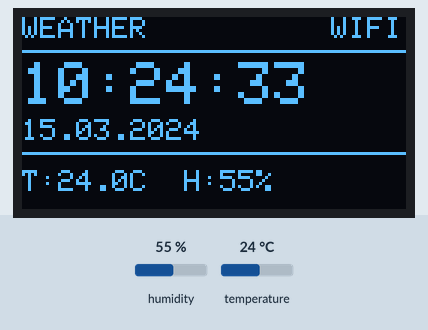
The sketch below on a simulated ESP32. On the bench: 128×64 one-colour display. Inputs (shaded band) come from the test bench; at power-on: humidity 55 %, temperature 24 °C. WiFi joins after 1.5 s; servers stay silent unless stated; the local clock reads 2024-03-15 10:24:30 at power-on unless the sketch sets it; what the sketch prints to the serial monitor is not drawn.

Above: at 4.1 s.
4.2 s: humidity set to 88 %
At 10.3 s:
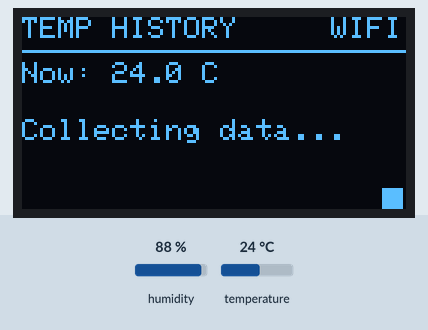
11.4 s: temperature set to 12 °C
At 16.4 s:
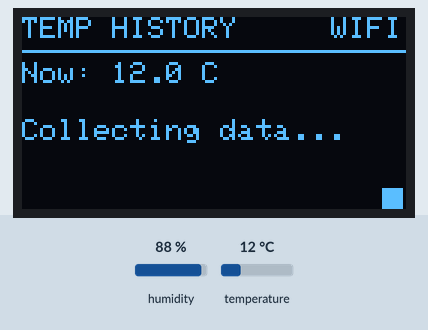
20.4 s: humidity set to 22 %
At 25.1 s:
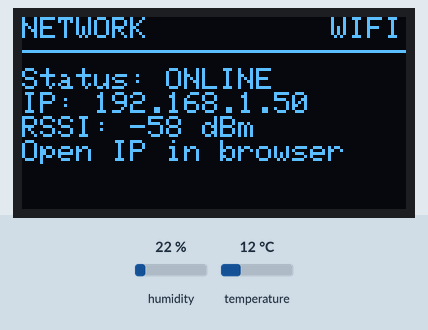
25.4 s: temperature set to 33 °C
At 28.3 s:
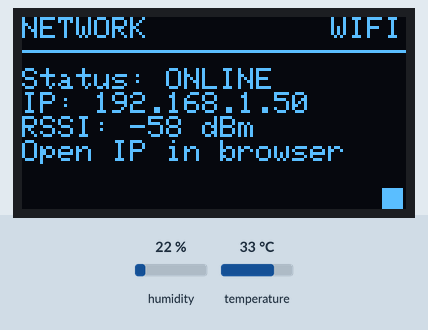
32.8 s: temperature set to 19 °C
At 39.0 s:
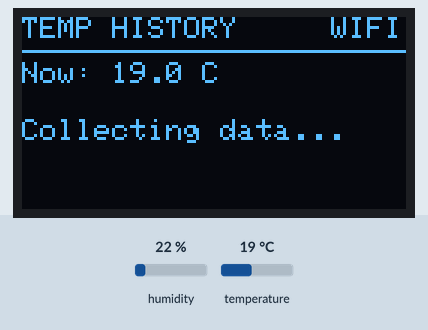
39.5 s: temperature set to 28 °C
At 43.8 s:
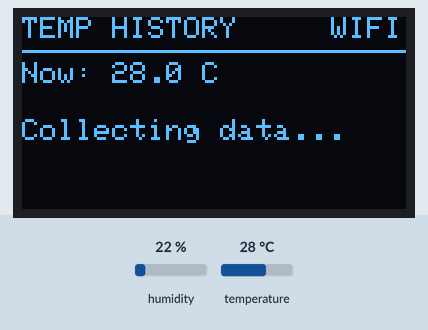
Timing chart, 0 to 45.3 s (numbered marks = the images above; inputs shaded):
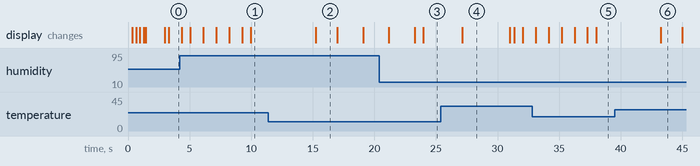

The sketch:

Weather_Station.ino
```cpp
#include <WiFi.h>
#include <WebServer.h>
#include <time.h>
#include <Wire.h>
#include <Adafruit_GFX.h>
#include <Adafruit_SSD1306.h>
#include <DHT.h>
#include <math.h>

// Wi-Fi credentials. Keep these private.
// Copy secrets.example.h to secrets.h and add your Wi-Fi credentials.
#include "secrets.h"

const char* ssid = WIFI_SSID;
const char* password = WIFI_PASSWORD;

#define SCREEN_WIDTH 128
#define SCREEN_HEIGHT 64
#define DHTPIN 4
#define DHTTYPE DHT11
Adafruit_SSD1306 display(SCREEN_WIDTH, SCREEN_HEIGHT, &Wire, -1);
DHT dht(DHTPIN, DHTTYPE);
WebServer server(80);

const char* timezone = "CET-1CEST,M3.5.0,M10.5.0/3";
const size_t HISTORY_SIZE = 60;
float tempHistory[HISTORY_SIZE];
float humHistory[HISTORY_SIZE];
size_t historyCount = 0, historyNext = 0;
float temperature = NAN, humidity = NAN;
float minTemp = NAN, maxTemp = NAN, sumTemp = 0;
float minHum = NAN, maxHum = NAN, sumHum = 0;
unsigned long sampleCount = 0;
unsigned long lastSensorRead = 0, lastWifiCheck = 0, lastScreenDraw = 0, lastPageChange = 0;
unsigned long lastHistorySample = 0;
unsigned long lastReconnectAttempt = 0;
uint8_t currentPage = 0;
bool autoPages = true, screenEnabled = true;
float tempWarning = 30.0, humWarning = 70.0;

String numberToJson(float v, int digits = 1) {
  return isnan(v) ? "null" : String(v, digits);
}
String boolToJson(bool value) {
  return value ? "true" : "false";
}
String timeString(const char* format) {
  struct tm t;
  if (!getLocalTime(&t, 5)) return "--";
  char b[32]; strftime(b, sizeof(b), format, &t);
  return String(b);
}
void recordHistory() {
  if (isnan(temperature) || isnan(humidity)) return;
  tempHistory[historyNext] = temperature;
  humHistory[historyNext] = humidity;
  historyNext = (historyNext + 1) % HISTORY_SIZE;
  if (historyCount < HISTORY_SIZE) historyCount++;
}
String historyToJson(const float* values) {
  String s = "[";
  for (size_t i = 0; i < historyCount; i++) {
    size_t index = (historyNext + HISTORY_SIZE - historyCount + i) % HISTORY_SIZE;
    if (i) s += ',';
    s += numberToJson(values[index]);
  }
  s += ']'; return s;
}
String buildStatusJson() {
  String s = "{";
  s += "\"temperature\":" + numberToJson(temperature);
  s += ",\"humidity\":" + numberToJson(humidity, 0);
  s += ",\"minTemp\":" + numberToJson(minTemp);
  s += ",\"maxTemp\":" + numberToJson(maxTemp);
  s += ",\"avgTemp\":" + (sampleCount ? numberToJson(sumTemp / sampleCount) : "null");
  s += ",\"minHum\":" + numberToJson(minHum, 0);
  s += ",\"maxHum\":" + numberToJson(maxHum, 0);
  s += ",\"avgHum\":" + (sampleCount ? numberToJson(sumHum / sampleCount, 0) : "null");
  s += ",\"wifi\":" + boolToJson(WiFi.status() == WL_CONNECTED);
  s += ",\"rssi\":" + (WiFi.status() == WL_CONNECTED ? String(WiFi.RSSI()) : "null");
  s += ",\"ip\":\"" + WiFi.localIP().toString() + "\"";
  s += ",\"time\":\"" + timeString("%H:%M:%S") + "\"";
  s += ",\"date\":\"" + timeString("%d.%m.%Y") + "\"";
  s += ",\"uptime\":" + String(millis() / 1000);
  s += ",\"freeHeap\":" + String(ESP.getFreeHeap());
  s += ",\"warning\":" + boolToJson((!isnan(temperature) && temperature >= tempWarning) || (!isnan(humidity) && humidity >= humWarning));
  s += ",\"tempWarning\":" + numberToJson(tempWarning);
  s += ",\"humWarning\":" + numberToJson(humWarning, 0);
  s += ",\"autoPages\":" + boolToJson(autoPages);
  s += ",\"screenEnabled\":" + boolToJson(screenEnabled);
  s += ",\"page\":" + String(currentPage);
  s += ",\"temperatureHistory\":" + historyToJson(tempHistory);
  s += ",\"humidityHistory\":" + historyToJson(humHistory);
  s += "}"; return s;
}

const char DASHBOARD[] PROGMEM = R"HTML(
<!DOCTYPE html>
<html lang="en">
<head>
  <meta charset="utf-8">
  <meta name="viewport" content="width=device-width, initial-scale=1">
  <title>Weather Station</title>
  <style>
    :root { font-family: Arial, Helvetica, sans-serif; color: #252525; background: #f7f7f5; }
    * { box-sizing: border-box; }
    body { margin: 0; }
    main { max-width: 900px; margin: 0 auto; padding: 36px 20px 60px; }
    header { display: flex; align-items: baseline; justify-content: space-between; gap: 12px; flex-wrap: wrap; border-bottom: 1px solid #d8d8d4; padding-bottom: 20px; }
    h1 { font-size: 25px; font-weight: 600; margin: 0 0 6px; }
    h2 { font-size: 16px; font-weight: 600; margin: 0 0 16px; }
    p { line-height: 1.5; }
    .secondary { color: #707070; font-size: 13px; }
    .status { font-size: 13px; }
    .metrics { display: grid; grid-template-columns: repeat(2, minmax(0, 1fr)); gap: 16px; margin-top: 22px; }
    section { background: #fff; border: 1px solid #dededb; border-radius: 6px; padding: 22px; margin-top: 16px; }
    .metrics section { margin-top: 0; }
    .metric { font-size: 38px; font-weight: 500; margin: 12px 0; letter-spacing: -1px; }
    .chart { display: block; width: 100%; height: 160px; }
    .controls { display: flex; flex-wrap: wrap; gap: 8px; margin: 12px 0; }
    button { font: inherit; font-size: 13px; padding: 9px 13px; background: #fff; border: 1px solid #bcbcb8; border-radius: 4px; cursor: pointer; }
    button:hover { background: #f0f0ed; }
    button:focus-visible, input:focus-visible { outline: 2px solid #4b6b88; outline-offset: 2px; }
    label { display: inline-flex; align-items: center; gap: 8px; margin: 8px 20px 8px 0; font-size: 14px; }
    input[type=number] { font: inherit; padding: 7px; width: 78px; border: 1px solid #bcbcb8; border-radius: 4px; }
    dl { display: grid; grid-template-columns: 150px 1fr; gap: 10px 16px; margin: 0; font-size: 14px; }
    dt { color: #707070; } dd { margin: 0; overflow-wrap: anywhere; }
    footer { margin-top: 24px; }
    @media (max-width: 550px) { .metrics { grid-template-columns: 1fr; } main { padding: 24px 14px 40px; } dl { grid-template-columns: 110px 1fr; } }
  </style>
</head>
<body>
<main>
  <header>
    <div><h1>Weather Station</h1><div class="secondary">ESP32 / Indoor conditions</div></div>
    <div id="connection" class="status">Connecting...</div>
  </header>

  <div class="metrics">
    <section><div class="secondary">Temperature</div><div class="metric" id="temp">--</div><div class="secondary" id="tempStats">Waiting for readings</div></section>
    <section><div class="secondary">Humidity</div><div class="metric" id="hum">--</div><div class="secondary" id="humStats">Waiting for readings</div></section>
  </div>

  <section><h2>Temperature history</h2><svg class="chart" id="tempChart" viewBox="0 0 700 160" preserveAspectRatio="none" aria-label="Temperature history chart"></svg><p class="secondary">One reading per minute, up to 60 readings. History resets after a restart.</p></section>
  <section><h2>Humidity history</h2><svg class="chart" id="humChart" viewBox="0 0 700 160" preserveAspectRatio="none" aria-label="Humidity history chart"></svg></section>

  <section>
    <h2>Display</h2>
    <div class="controls">
      <button type="button" onclick="changePage(0)">Overview</button>
      <button type="button" onclick="changePage(1)">History</button>
      <button type="button" onclick="changePage(2)">System</button>
      <button type="button" onclick="changePage(3)">Network</button>
    </div>
    <label><input id="autoPages" type="checkbox" onchange="saveSettings()"> Rotate pages automatically</label>
    <label><input id="screenEnabled" type="checkbox" onchange="saveSettings()"> Display enabled</label>
  </section>

  <section>
    <h2>Alert thresholds</h2>
    <label>Temperature <input id="tempWarning" type="number" min="-20" max="80" step="0.5"> °C</label>
    <label>Humidity <input id="humWarning" type="number" min="0" max="100" step="1"> %</label>
    <div class="controls"><button type="button" onclick="saveSettings()">Save settings</button></div>
    <div class="secondary" id="warning">No readings yet</div>
  </section>

  <section>
    <h2>Device information</h2>
    <dl>
      <dt>Local time</dt><dd id="localTime">--</dd>
      <dt>IP address</dt><dd id="ip">--</dd>
      <dt>Wi-Fi signal</dt><dd id="signal">--</dd>
      <dt>Free memory</dt><dd id="memory">--</dd>
      <dt>Uptime</dt><dd id="uptime">--</dd>
    </dl>
  </section>
  <footer class="secondary">Local network only. This page has no password protection. Settings reset when the ESP32 restarts.</footer>
</main>
<script>
  const element = id => document.getElementById(id);
  let settingsLoaded = false;

  function formatReading(value, decimals = 1) {
    return value == null ? '--' : Number(value).toFixed(decimals);
  }

  function drawChart(id, readings) {
    const svg = element(id);
    svg.replaceChildren();
    const values = readings.filter(value => value != null);
    if (values.length < 2) return;

    let minimum = Math.min(...values);
    let maximum = Math.max(...values);
    if (maximum - minimum < 1) { minimum -= 0.5; maximum += 0.5; }

    const ns = 'http://www.w3.org/2000/svg';
    const grid = document.createElementNS(ns, 'path');
    grid.setAttribute('d', 'M10 145 H690 M10 80 H690 M10 15 H690');
    grid.setAttribute('stroke', '#e6e6e3');
    grid.setAttribute('fill', 'none');
    svg.appendChild(grid);

    let path = '';
    readings.forEach((value, index) => {
      if (value == null) return;
      const x = 10 + index * 680 / Math.max(readings.length - 1, 1);
      const y = 145 - (value - minimum) / (maximum - minimum) * 130;
      path += (index > 0 && readings[index - 1] != null ? 'L' : 'M') + x.toFixed(1) + ',' + y.toFixed(1) + ' ';
    });

    const line = document.createElementNS(ns, 'path');
    line.setAttribute('d', path);
    line.setAttribute('stroke', '#4c697e');
    line.setAttribute('stroke-width', '2');
    line.setAttribute('fill', 'none');
    svg.appendChild(line);
  }

  async function refreshData() {
    try {
      const response = await fetch('/api/data', { cache: 'no-store' });
      if (!response.ok) throw new Error('Request failed');
      const data = await response.json();

      element('connection').textContent = data.wifi ? 'Wi-Fi connected' : 'Wi-Fi disconnected';
      element('temp').textContent = formatReading(data.temperature) + ' °C';
      element('hum').textContent = formatReading(data.humidity, 0) + ' %';
      element('tempStats').textContent = 'Min ' + formatReading(data.minTemp) + ' · Max ' + formatReading(data.maxTemp) + ' · Avg ' + formatReading(data.avgTemp);
      element('humStats').textContent = 'Min ' + formatReading(data.minHum, 0) + ' · Max ' + formatReading(data.maxHum, 0) + ' · Avg ' + formatReading(data.avgHum, 0);
      element('warning').textContent = data.warning ? 'A threshold has been reached.' : 'All readings within thresholds.';
      element('localTime').textContent = data.date + ' ' + data.time;
      element('ip').textContent = data.ip;
      element('signal').textContent = data.rssi == null ? '--' : data.rssi + ' dBm';
      element('memory').textContent = data.freeHeap + ' bytes';
      element('uptime').textContent = Math.floor(data.uptime / 3600) + 'h ' + Math.floor(data.uptime % 3600 / 60) + 'm';

      drawChart('tempChart', data.temperatureHistory);
      drawChart('humChart', data.humidityHistory);

      if (!settingsLoaded) {
        element('tempWarning').value = data.tempWarning;
        element('humWarning').value = data.humWarning;
        element('autoPages').checked = data.autoPages;
        element('screenEnabled').checked = data.screenEnabled;
        settingsLoaded = true;
      }
    } catch (error) {
      element('connection').textContent = 'Device unavailable';
    }
  }

  async function changePage(page) {
    await fetch('/api/page?n=' + page, { method: 'POST' });
    refreshData();
  }

  async function saveSettings() {
    const settings = new URLSearchParams({
      temp: element('tempWarning').value,
      hum: element('humWarning').value,
      auto: element('autoPages').checked ? '1' : '0',
      screen: element('screenEnabled').checked ? '1' : '0'
    });
    await fetch('/api/settings?' + settings, { method: 'POST' });
    refreshData();
  }

  refreshData();
  setInterval(refreshData, 2500);
</script>
</body>
</html>
)HTML";
void setupWebServer() {
  server.on("/", HTTP_GET, []() { server.send_P(200, "text/html; charset=utf-8", DASHBOARD); });
  server.on("/api/data", HTTP_GET, []() {
    server.sendHeader("Cache-Control", "no-store");
    server.send(200, "application/json", buildStatusJson());
  });
  server.on("/api/page", HTTP_POST, []() {
    if (!server.hasArg("n")) { server.send(400, "text/plain", "Missing page"); return; }
    int p = server.arg("n").toInt();
    if (p < 0 || p > 3) { server.send(400, "text/plain", "Invalid page"); return; }
    currentPage = p; lastPageChange = millis();
    server.send(200, "text/plain", "OK");
  });
  server.on("/api/settings", HTTP_POST, []() {
    if (server.hasArg("temp")) tempWarning = constrain(server.arg("temp").toFloat(), -20.0f, 80.0f);
    if (server.hasArg("hum")) humWarning = constrain(server.arg("hum").toFloat(), 0.0f, 100.0f);
    if (server.hasArg("auto")) autoPages = server.arg("auto") == "1";
    if (server.hasArg("screen")) screenEnabled = server.arg("screen") == "1";
    server.send(200, "text/plain", "OK");
  });
  server.onNotFound([]() { server.send(404, "text/plain", "Not found"); });
  server.begin();
}

void showStartupScreen() {
  for (int i = 0; i <= 110; i += 5) {
    display.clearDisplay(); display.setTextColor(SSD1306_WHITE);
    display.setTextSize(2); display.setCursor(11, 8); display.print("WEATHER");
    display.setTextSize(1); display.setCursor(40, 33); display.print("STATION 2.0");
    display.drawRect(9, 52, 110, 8, SSD1306_WHITE);
    display.fillRect(10, 53, min(i, 108), 6, SSD1306_WHITE);
    display.display(); delay(35);
  }
}
void drawHeader(const char* name) {
  display.setTextSize(1); display.setTextColor(SSD1306_WHITE);
  display.setCursor(0, 0); display.print(name);
  display.setCursor(103, 0); display.print(WiFi.status() == WL_CONNECTED ? "WIFI" : "OFF");
  display.drawLine(0, 11, 127, 11, SSD1306_WHITE);
}
void drawHistoryGraph(const float* values) {
  if (historyCount < 2) { display.setCursor(0, 34); display.print("Collecting data..."); return; }
  float low = INFINITY, high = -INFINITY;
  for (size_t i = 0; i < historyCount; i++) {
    size_t idx = (historyNext + HISTORY_SIZE - historyCount + i) % HISTORY_SIZE;
    low = min(low, values[idx]); high = max(high, values[idx]);
  }
  if (high - low < 0.5f) { high += 0.5f; low -= 0.5f; }
  int prevX = 0, prevY = 0;
  for (size_t i = 0; i < historyCount; i++) {
    size_t idx = (historyNext + HISTORY_SIZE - historyCount + i) % HISTORY_SIZE;
    int x = (int)(i * 127 / (historyCount - 1));
    int y = 58 - (int)((values[idx] - low) / (high - low) * 33);
    if (i) display.drawLine(prevX, prevY, x, y, SSD1306_WHITE);
    prevX = x; prevY = y;
  }
}
void updateDisplay() {
  if (!screenEnabled) { display.clearDisplay(); display.display(); return; }
  display.clearDisplay(); display.setTextColor(SSD1306_WHITE);
  switch (currentPage) {
    case 0: {
      drawHeader("WEATHER");
      display.setTextSize(2); display.setCursor(0, 15);
      String t = timeString("%H:%M:%S"); display.print(t == "--" ? "--:--:--" : t);
      display.setTextSize(1); display.setCursor(0, 34); display.print(timeString("%d.%m.%Y"));
      display.drawLine(0, 45, 127, 45, SSD1306_WHITE);
      display.setCursor(0, 51); display.print("T:");
      if (isnan(temperature)) display.print("--"); else display.print(temperature, 1);
      display.print("C  H:");
      if (isnan(humidity)) display.print("--"); else display.print(humidity, 0);
      display.print("%");
      break;
    }
    case 1:
      drawHeader("TEMP HISTORY");
      display.setCursor(0, 15); display.print("Now: ");
      if (isnan(temperature)) display.print("--"); else display.print(temperature, 1);
      display.print(" C"); drawHistoryGraph(tempHistory); break;
    case 2:
      drawHeader("SYSTEM"); display.setCursor(0, 17);
      display.print("Uptime: "); display.print(millis() / 60000); display.println(" min");
      display.print("Free RAM: "); display.println(ESP.getFreeHeap());
      display.print("Samples: "); display.println(sampleCount);
      display.print("T min/max: ");
      if (isnan(minTemp)) display.print("--"); else display.print(minTemp, 0);
      display.print("/");
      if (isnan(maxTemp)) display.print("--"); else display.print(maxTemp, 0);
      break;
    case 3:
      drawHeader("NETWORK"); display.setCursor(0, 17);
      display.print("Status: "); display.println(WiFi.status() == WL_CONNECTED ? "ONLINE" : "OFFLINE");
      display.print("IP: "); display.println(WiFi.localIP());
      display.print("RSSI: ");
      if (WiFi.status() == WL_CONNECTED) display.print(WiFi.RSSI()); else display.print("--");
      display.println(" dBm");
      display.print("Open IP in browser"); break;
  }
  bool warning = (!isnan(temperature) && temperature >= tempWarning) || (!isnan(humidity) && humidity >= humWarning);
  if (warning && currentPage != 0) { display.fillRect(120, 57, 7, 7, SSD1306_WHITE); }
  display.display();
}

void setup() {
  Serial.begin(115200);
  Wire.begin(21, 22);
  if (!display.begin(SSD1306_SWITCHCAPVCC, 0x3C)) {
    Serial.println("OLED initialization failed - check wiring and address");
    while (true) delay(1000);
  }
  showStartupScreen();
  dht.begin();
  WiFi.mode(WIFI_STA);
  WiFi.setAutoReconnect(true);
  WiFi.begin(ssid, password);
  Serial.print("Connecting to WiFi");
  unsigned long start = millis();
  while (WiFi.status() != WL_CONNECTED && millis() - start < 12000) {
    delay(100); yield();
  }
  if (WiFi.status() == WL_CONNECTED) {
    Serial.print("\nWeather Station: http://"); Serial.println(WiFi.localIP());
  } else Serial.println("\nWiFi offline; will retry");
  configTzTime(timezone, "pool.ntp.org", "time.google.com");
  setupWebServer();
  lastPageChange = millis();
  lastSensorRead = millis() - 2000;
  lastHistorySample = millis() - 60000;
}
void loop() {
  server.handleClient();
  unsigned long now = millis();
  if (now - lastSensorRead >= 2000) {
    lastSensorRead = now;
    float t = dht.readTemperature(), h = dht.readHumidity();
    if (!isnan(t) && !isnan(h)) {
      temperature = t; humidity = h;
      if (isnan(minTemp) || t < minTemp) minTemp = t;
      if (isnan(maxTemp) || t > maxTemp) maxTemp = t;
      if (isnan(minHum) || h < minHum) minHum = h;
      if (isnan(maxHum) || h > maxHum) maxHum = h;
      sumTemp += t; sumHum += h; sampleCount++;
    }
  }
  if (now - lastHistorySample >= 60000) { lastHistorySample = now; recordHistory(); }
  if (now - lastWifiCheck >= 10000) {
    lastWifiCheck = now;
    if (WiFi.status() != WL_CONNECTED) {
      WiFi.reconnect();
    }
  }
  if (autoPages && now - lastPageChange >= 7000) {
    lastPageChange = now; currentPage = (currentPage + 1) % 4;
  }
  if (now - lastScreenDraw >= 350) { lastScreenDraw = now; updateDisplay(); }
  delay(2);
}
```

Source omitted: secrets.example.h (161 bytes)

Measured:
- after the input at 11.4 s, the display: changes after 3.8 s (image 2)
- after the input at 20.4 s, the display: first differs from a run without the input after 2.9 s (image 3 shows a later state)
- after the input at 25.4 s, the display: changes after 1.7 s (image 4)
- after the input at 39.5 s, the display: changes after 3.8 s (image 6)
- what the display in image 2 shows lasts 1.8 s, from 15.2 s to 17.0 s
- what the display in image 4 shows lasts 3.9 s, from 27.1 s to 31.0 s
